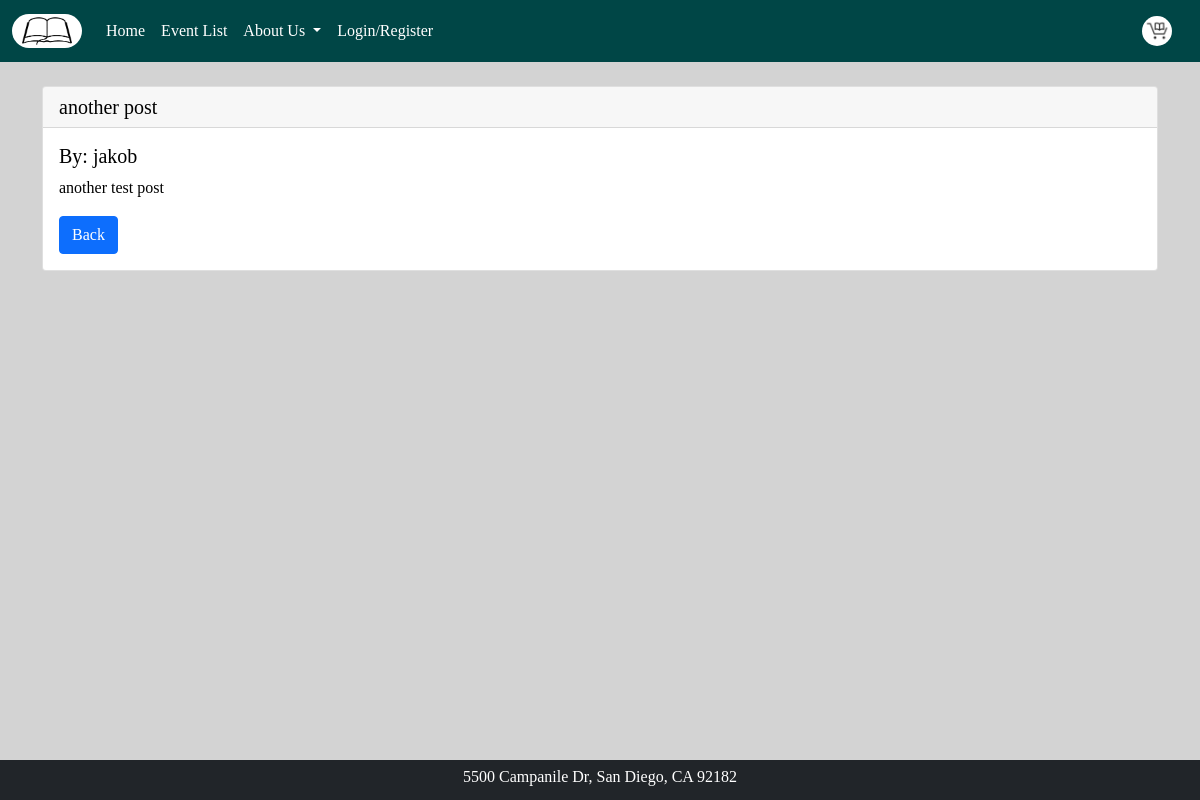
The page /members/blogview/2 on the database its author committed.
### members/models.py (models this page shows, shortened)
class Post(models.Model):
    title = models.CharField(max_length=255)
    author = models.OneToOneField(User, null = True, blank=True, on_delete=models.CASCADE)
    body = models.TextField()

### members/views.py (the view)
# urls.py: path('blogview/<int:pk>', BlogView.as_view(), name='blogview'),
class BlogView(DetailView):
    model = Post
    template_name = 'post_detail.html'

### members/templates/post_detail.html (shortened to what this page needs)
{% extends 'base.html' %}
{% block content %}
<div class="container">
<div class="card">
    <h5 class="card-header">{{post.title}}</h5>
    <div class="card-body">
      <h5 class="card-title">By: {{post.author.first_name}}</h5>
      <p class="card-text">{{post.body}}</p>
      <a href="{% url 'blog' %}" class="btn btn-primary">Back</a>
    </div>
</div>
</div>
{% endblock %}

### covebooks/static/css/styles.css (style rules this page uses)
body { background-color: lightgrey; color: black; font-family: American Typewriter, serif ; }

### rows shown on the page
Post: title "another post", author.first_name "jakob", body "another test post"
